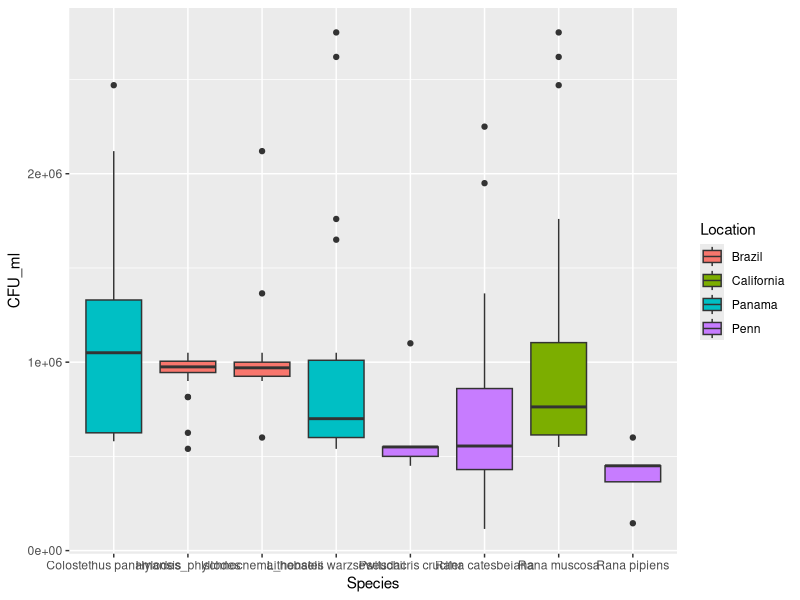
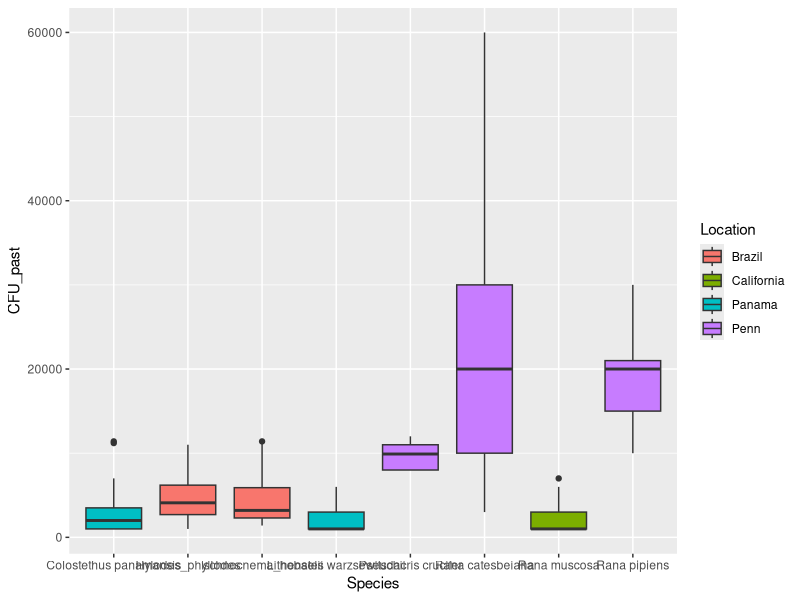
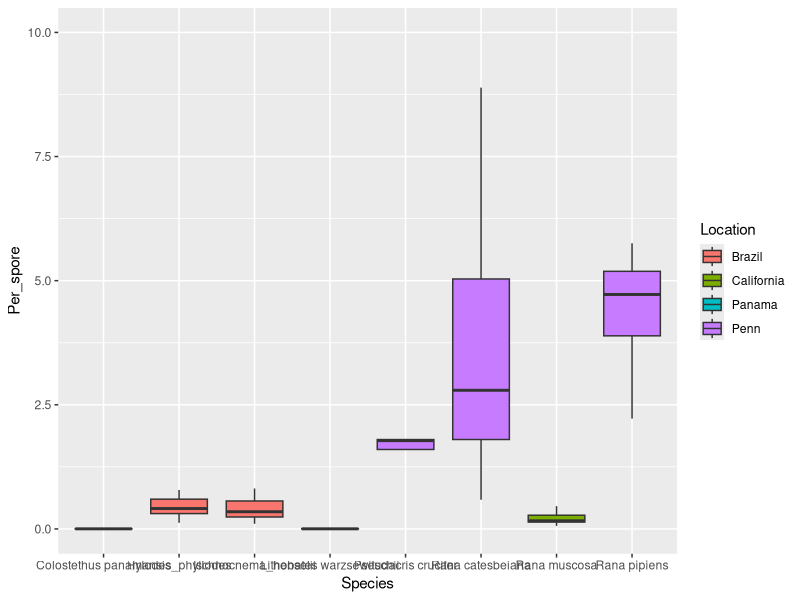
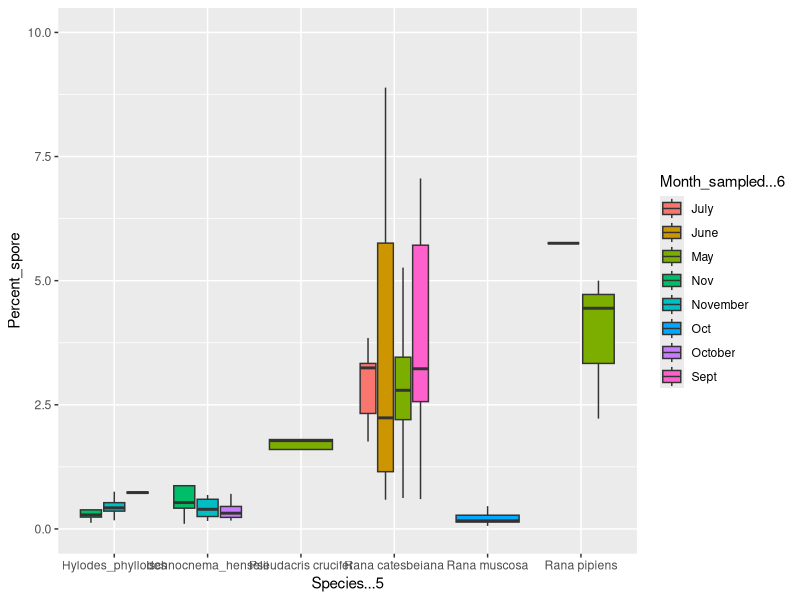
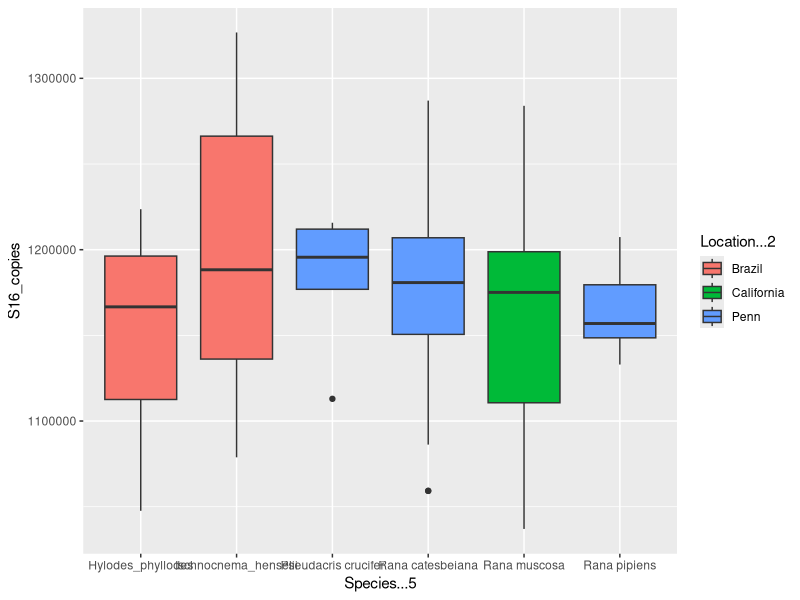
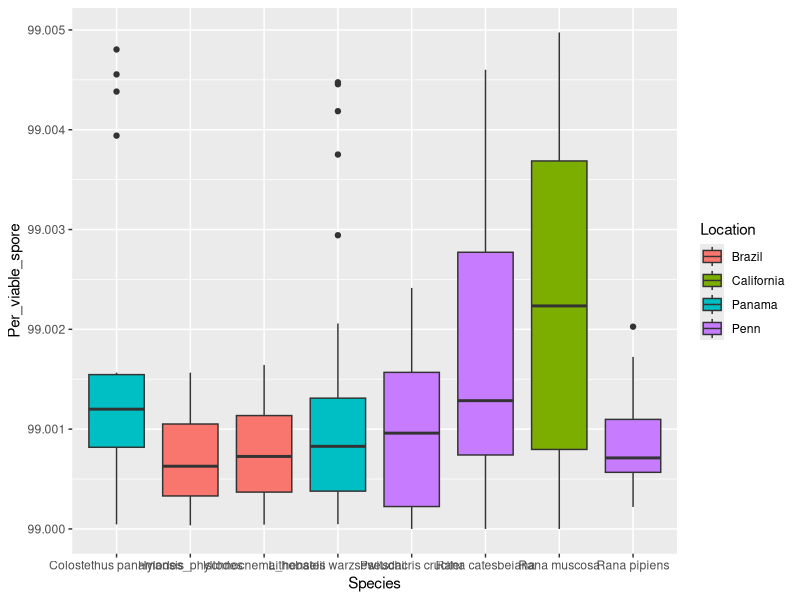
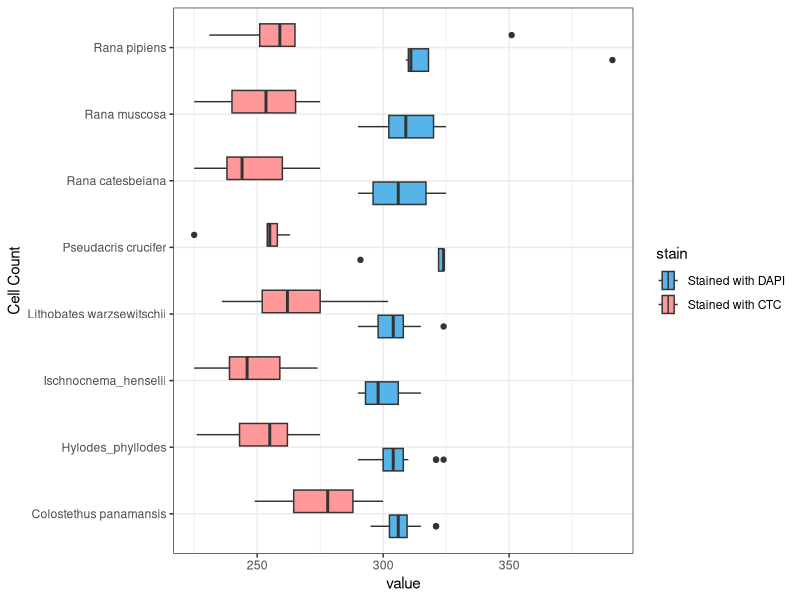
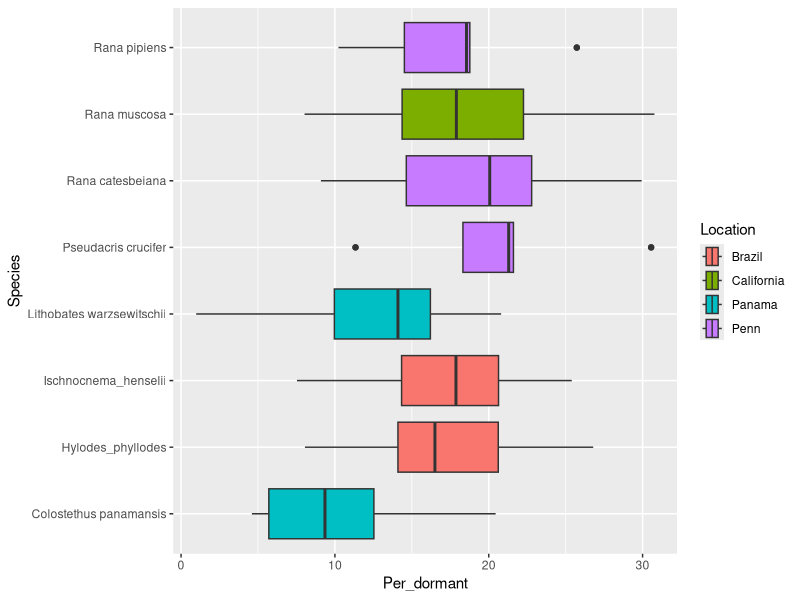

These charts were generated, in order, by the following R code:
#----------------------------
#
# Andrew Miller-Klugman
# Ribbitr Data Figures
#
#----------------------------

library(dplyr)
library(ggplot2)
library(readxl)
library(tidyr)

# load in the data
cell_counts <- read_xlsx("Ribbitr_data/data/RIBBiTR_CFUs_cell_counts.xlsx", sheet = 1)
TbCl_data <- read_xlsx("Ribbitr_data/data/RIBBiTR_TbCl_data.xlsx")
Panama_cell <- read_xlsx("Ribbitr_data/data/Panama_data.xlsx", sheet = 1)
cell_stains <- read_xlsx("Ribbitr_data/data/RIBBiTR_CFUs_cell_counts.xlsx", sheet = 2)
panama_tbcl <- read_xlsx("Ribbitr_data/data/Panama_data.xlsx", sheet = 3)
panama_counts <-  read_xlsx("Ribbitr_data/data/Panama_data.xlsx", sheet = 2)
ribbitr_cell_count <- read_xlsx("Ribbitr_data/data/RIBBiTR_CFUS.xlsx")

#### Cell Culture Count Data ####

#data cleaning 
names(ribbitr_cell_count)[names(ribbitr_cell_count) == "CFU_bact"] <- "CFU_ml"
names(ribbitr_cell_count)[names(ribbitr_cell_count) == "Percent_spore"] <- "Per_spore" 
panama_counts$Location <- "Panama"

cell_counts_clean <-
  ribbitr_cell_count |>
  select("RIBBiTR_ID", "Species", "CFU_ml", "CFU_past", "Per_spore", "Location")

cell_counts_total <- bind_rows(cell_counts_clean, panama_counts)

# boxplot of bacterial CFUs by species per location
cell_counts_total  |>
  ggplot(aes(Species, CFU_ml, fill = Location)) +
  geom_boxplot()

#boxplot of pasteurized CFUs
cell_counts_total |>
  ggplot( aes(Species, CFU_past, fill = Location)) +
  geom_boxplot()


# Boxplot of %spore forming bacteria 
cell_counts_total |>
  ggplot(aes(Species, Per_spore, fill = Location)) +
  geom_boxplot(outlier.shape = NA, outlier.colour = NA) +
  scale_y_continuous(limits = c(0,10))
  

# Percent_spore by month
cell_counts |>
  ggplot(aes(Species...5, Percent_spore, fill = Month_sampled...6)) +
  geom_boxplot(outlier.shape = NA, outlier.colour = NA) +
  scale_y_continuous(limits = c(0,10))

# s16 copies by species
cell_counts |>
  ggplot(aes(Species...5, S16_copies, fill = Location...2)) +
  geom_boxplot()


#### TbCl Data ####

# clean data to make combining possible
panama_tbcl$Location <- "Panama"
panama_tbcl$Per_viable_spore <- (panama_tbcl$Viable_fluor/panama_tbcl$Total_fluor)*100
names(panama_tbcl)[names(panama_tbcl) == "RIBBITR_ID"] <- "RIBBiTR_ID"

TbCl_data_clean <- 
  TbCl_data |>
  select("RIBBiTR_ID", "Species", "Location", "Viable_fluor", "Total_fluor", "Per_viable_spore")
Panama_tbcl_data_clean <- 
  panama_tbcl |>
  select("RIBBiTR_ID", "Species", "Location", "Viable_fluor", "Total_fluor", "Per_viable_spore")

TbCl_data_total <- bind_rows(TbCl_data_clean, Panama_tbcl_data_clean)
#percent viable spore
TbCl_data_total |>
  ggplot(aes(Species, Per_viable_spore, fill = Location)) +
  geom_boxplot()

#### Cell Stain Data ####
# select columns needed from each table to ensure binding together
cell_stain_clean <- cell_stains |>
  select("Per_dormant", "RIBBiTR_ID", "Location", "Species",
         "Sublocation", "Sublocation_2", "Month_sampled",
         "Year_sampled", "Total bacteria_blue", "Total_bacteria_red", 
         "Total_cells_ml", "Active_cells_ml", "Per_active")

Panama_stain <- Panama_cell |>
  select("Per_dormant", "RIBBiTR_ID", "Location", "Species",
         "Sublocation", "Sublocation_2", "Month_sampled",
         "Year_sampled", "Total bacteria_blue", "Total_bacteria_red", 
         "Total_cells_ml", "Active_cells_ml", "Per_active")

# bind both dataframes into a single frame 
cell_stain_counts_total <- bind_rows(cell_stain_clean, Panama_cell)

# convert data to long to allow for graphing on same plot 
cell_stain_count_total_long <-
  pivot_longer(cell_stain_counts_total, cols = c('Total bacteria_blue', 'Total_bacteria_red'), names_to = "stain", values_to = "value")

 cell_stain_count_total_long |>
  ggplot(aes(x = value, y = Species, fill = stain)) +
  geom_boxplot()+
  ylab("Cell Count") +
  theme_bw() +
  scale_fill_manual(values =c("Total_bacteria_red" = "#FF9999", "Total bacteria_blue" =  "#56B4E9" ),
                    labels = c("Stained with DAPI", "Stained with CTC"))
 
 # percent dormancy 
 cell_stain_count_total_long |>
   ggplot(aes(Per_dormant, Species, fill = Location)) +
   geom_boxplot()
  
